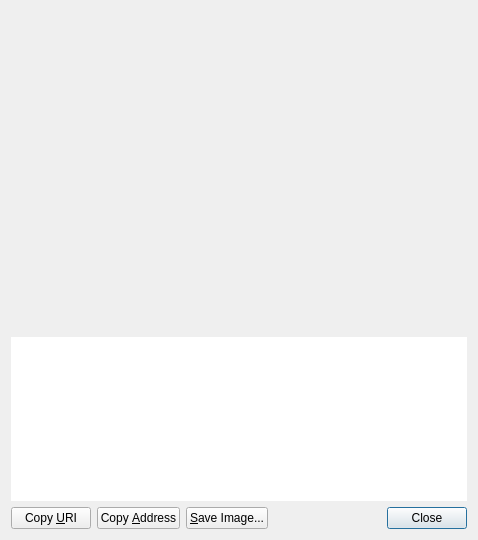
<?xml version="1.0" encoding="UTF-8"?>
<ui version="4.0">
 <class>ReceiveRequestDialog</class>
 <widget class="QDialog" name="ReceiveRequestDialog">
  <property name="geometry">
   <rect>
    <x>0</x>
    <y>0</y>
    <width>478</width>
    <height>540</height>
   </rect>
  </property>
  <layout class="QVBoxLayout" name="verticalLayout_3">
   <item>
    <widget class="QRImageWidget" name="lblQRCode">
     <property name="sizePolicy">
      <sizepolicy hsizetype="Expanding" vsizetype="Fixed">
       <horstretch>0</horstretch>
       <verstretch>0</verstretch>
      </sizepolicy>
     </property>
     <property name="minimumSize">
      <size>
       <width>300</width>
       <height>320</height>
      </size>
     </property>
     <property name="toolTip">
      <string>QR Code</string>
     </property>
     <property name="textFormat">
      <enum>Qt::PlainText</enum>
     </property>
     <property name="alignment">
      <set>Qt::AlignCenter</set>
     </property>
     <property name="wordWrap">
      <bool>true</bool>
     </property>
    </widget>
   </item>
   <item>
    <widget class="QTextEdit" name="outUri">
     <property name="sizePolicy">
      <sizepolicy hsizetype="Expanding" vsizetype="Expanding">
       <horstretch>0</horstretch>
       <verstretch>0</verstretch>
      </sizepolicy>
     </property>
     <property name="minimumSize">
      <size>
       <width>0</width>
       <height>50</height>
      </size>
     </property>
     <property name="frameShape">
      <enum>QFrame::NoFrame</enum>
     </property>
     <property name="frameShadow">
      <enum>QFrame::Plain</enum>
     </property>
     <property name="tabChangesFocus">
      <bool>true</bool>
     </property>
     <property name="textInteractionFlags">
      <set>Qt::TextSelectableByKeyboard|Qt::TextSelectableByMouse</set>
     </property>
    </widget>
   </item>
   <item>
    <layout class="QHBoxLayout" name="horizontalLayout">
     <item>
      <widget class="QPushButton" name="btnCopyURI">
       <property name="text">
        <string>Copy &amp;URI</string>
       </property>
       <property name="autoDefault">
        <bool>false</bool>
       </property>
      </widget>
     </item>
     <item>
      <widget class="QPushButton" name="btnCopyAddress">
       <property name="text">
        <string>Copy &amp;Address</string>
       </property>
       <property name="autoDefault">
        <bool>false</bool>
       </property>
      </widget>
     </item>
     <item>
      <widget class="QPushButton" name="btnSaveAs">
       <property name="text">
        <string>&amp;Save Image...</string>
       </property>
       <property name="autoDefault">
        <bool>false</bool>
       </property>
      </widget>
     </item>
     <item>
      <spacer name="horizontalSpacer_2">
       <property name="orientation">
        <enum>Qt::Horizontal</enum>
       </property>
       <property name="sizeHint" stdset="0">
        <size>
         <width>40</width>
         <height>20</height>
        </size>
       </property>
      </spacer>
     </item>
     <item>
      <widget class="QDialogButtonBox" name="buttonBox">
       <property name="standardButtons">
        <set>QDialogButtonBox::Close</set>
       </property>
      </widget>
     </item>
    </layout>
   </item>
  </layout>
 </widget>
 <customwidgets>
  <customwidget>
   <class>QRImageWidget</class>
   <extends>QLabel</extends>
   <header>receiverequestdialog.h</header>
  </customwidget>
 </customwidgets>
 <resources/>
 <connections>
  <connection>
   <sender>buttonBox</sender>
   <signal>rejected()</signal>
   <receiver>ReceiveRequestDialog</receiver>
   <slot>reject()</slot>
   <hints>
    <hint type="sourcelabel">
     <x>452</x>
     <y>573</y>
    </hint>
    <hint type="destinationlabel">
     <x>243</x>
     <y>298</y>
    </hint>
   </hints>
  </connection>
  <connection>
   <sender>buttonBox</sender>
   <signal>accepted()</signal>
   <receiver>ReceiveRequestDialog</receiver>
   <slot>accept()</slot>
   <hints>
    <hint type="sourcelabel">
     <x>452</x>
     <y>573</y>
    </hint>
    <hint type="destinationlabel">
     <x>243</x>
     <y>298</y>
    </hint>
   </hints>
  </connection>
 </connections>
</ui>
